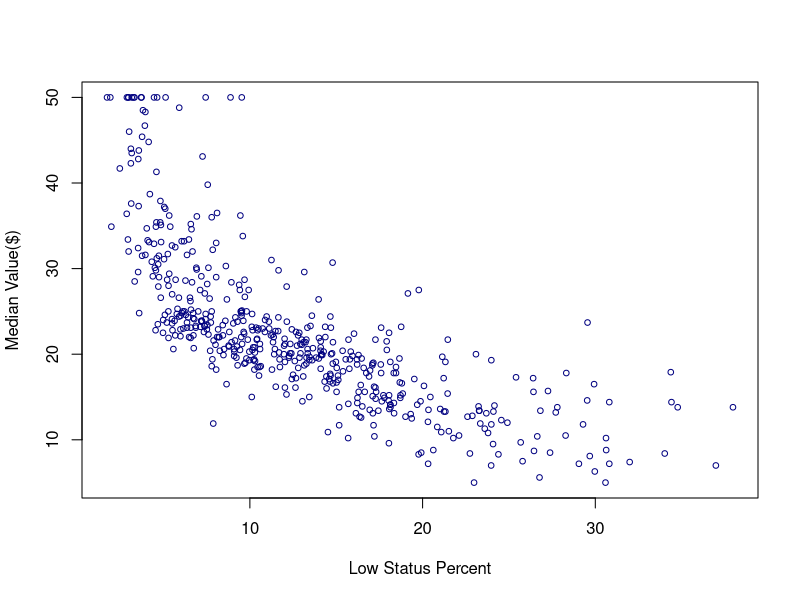

Recreate this plot in R.
## ---- chunk 1

library(MASS) ## a library of example datasets
attach(Boston)

plot(lstat,medv,
     col='navy',cex=.75,
     xlab='Low Status Percent',ylab = 'Median Value($)')
